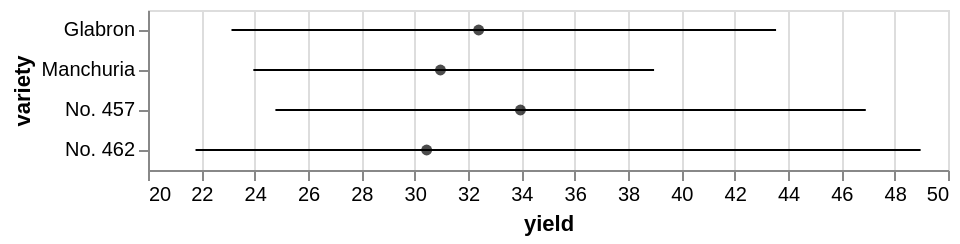

This figure's Vega-Lite source:
### Vega specification from a JSON file in a GitHub repository (floating-point values rounded to 4 significant figures)
{"$schema": "https://vega.github.io/schema/vega/v5.json", "background": "white", "padding": 5, "width": 400, "style": "cell", "data": [{"name": "source_0", "values": [{"lower_yield": 23.13, "upper_yield": 43.55, "center": 32.4, "variety": "Glabron"}, {"lower_yield": 23.95, "upper_yield": 38.98, "center": 30.97, "variety": "Manchuria"}, {"lower_yield": 24.78, "upper_yield": 46.92, "center": 33.97, "variety": "No. 457"}, {"lower_yield": 21.78, "upper_yield": 48.97, "center": 30.45, "variety": "No. 462"}]}, {"name": "data_1", "source": "source_0", "transform": [{"type": "formula", "expr": "datum['lower_yield']", "as": "upper_upper_yield"}, {"type": "formula", "expr": "datum['upper_yield']", "as": "lower_upper_yield"}, {"type": "filter", "expr": "isValid(datum[\"lower_upper_yield\"]) && isFinite(+datum[\"lower_upper_yield\"])"}]}, {"name": "data_2", "source": "source_0", "transform": [{"type": "filter", "expr": "isValid(datum[\"center\"]) && isFinite(+datum[\"center\"])"}]}], "signals": [{"name": "y_step", "value": 20}, {"name": "height", "update": "bandspace(domain('y').length, 0, 0) * y_step"}], "marks": [{"name": "layer_0_marks", "type": "rule", "style": ["rule", "errorbar-rule"], "from": {"data": "data_1"}, "encode": {"update": {"ariaRoleDescription": {"value": "errorbar"}, "stroke": {"value": "black"}, "tooltip": {"signal": "{\"lower_yield\": format(datum[\"upper_upper_yield\"], \"\"), \"upper_yield\": format(datum[\"lower_upper_yield\"], \"\"), \"variety\": isValid(datum[\"variety\"]) ? datum[\"variety\"] : \"\"+datum[\"variety\"]}"}, "description": {"signal": "\"yield: \" + (format(datum[\"lower_upper_yield\"], \"\")) + \"; variety: \" + (isValid(datum[\"variety\"]) ? datum[\"variety\"] : \"\"+datum[\"variety\"]) + \"; upper_upper_yield: \" + (format(datum[\"upper_upper_yield\"], \"\")) + \"; lower_yield: \" + (format(datum[\"upper_upper_yield\"], \"\")) + \"; upper_yield: \" + (format(datum[\"lower_upper_yield\"], \"\"))"}, "x": {"scale": "x", "field": "lower_upper_yield"}, "x2": {"scale": "x", "field": "upper_upper_yield"}, "y": {"scale": "y", "field": "variety", "band": 0.5}}}}, {"name": "layer_1_marks", "type": "symbol", "style": ["point"], "from": {"data": "data_2"}, "encode": {"update": {"opacity": {"value": 0.7}, "fill": {"value": "black"}, "ariaRoleDescription": {"value": "point"}, "description": {"signal": "\"center: \" + (format(datum[\"center\"], \"\")) + \"; variety: \" + (isValid(datum[\"variety\"]) ? datum[\"variety\"] : \"\"+datum[\"variety\"])"}, "x": {"scale": "x", "field": "center"}, "y": {"scale": "y", "field": "variety", "band": 0.5}}}}], "scales": [{"name": "x", "type": "linear", "domain": {"fields": [{"data": "data_1", "field": "lower_upper_yield"}, {"data": "data_1", "field": "upper_upper_yield"}, {"data": "data_2", "field": "center"}]}, "range": [0, {"signal": "width"}], "zero": false, "nice": true}, {"name": "y", "type": "band", "domain": {"fields": [{"data": "data_1", "field": "variety"}, {"data": "data_2", "field": "variety"}], "sort": true}, "range": {"step": {"signal": "y_step"}}, "paddingInner": 0, "paddingOuter": 0}], "axes": [{"scale": "x", "orient": "bottom", "gridScale": "y", "grid": true, "tickCount": {"signal": "ceil(width/40)"}, "domain": false, "labels": false, "aria": false, "maxExtent": 0, "minExtent": 0, "ticks": false, "zindex": 0}, {"scale": "x", "orient": "bottom", "grid": false, "title": "yield", "labelFlush": true, "labelOverlap": true, "tickCount": {"signal": "ceil(width/40)"}, "zindex": 0}, {"scale": "y", "orient": "left", "grid": false, "title": "variety", "zindex": 0}]}
